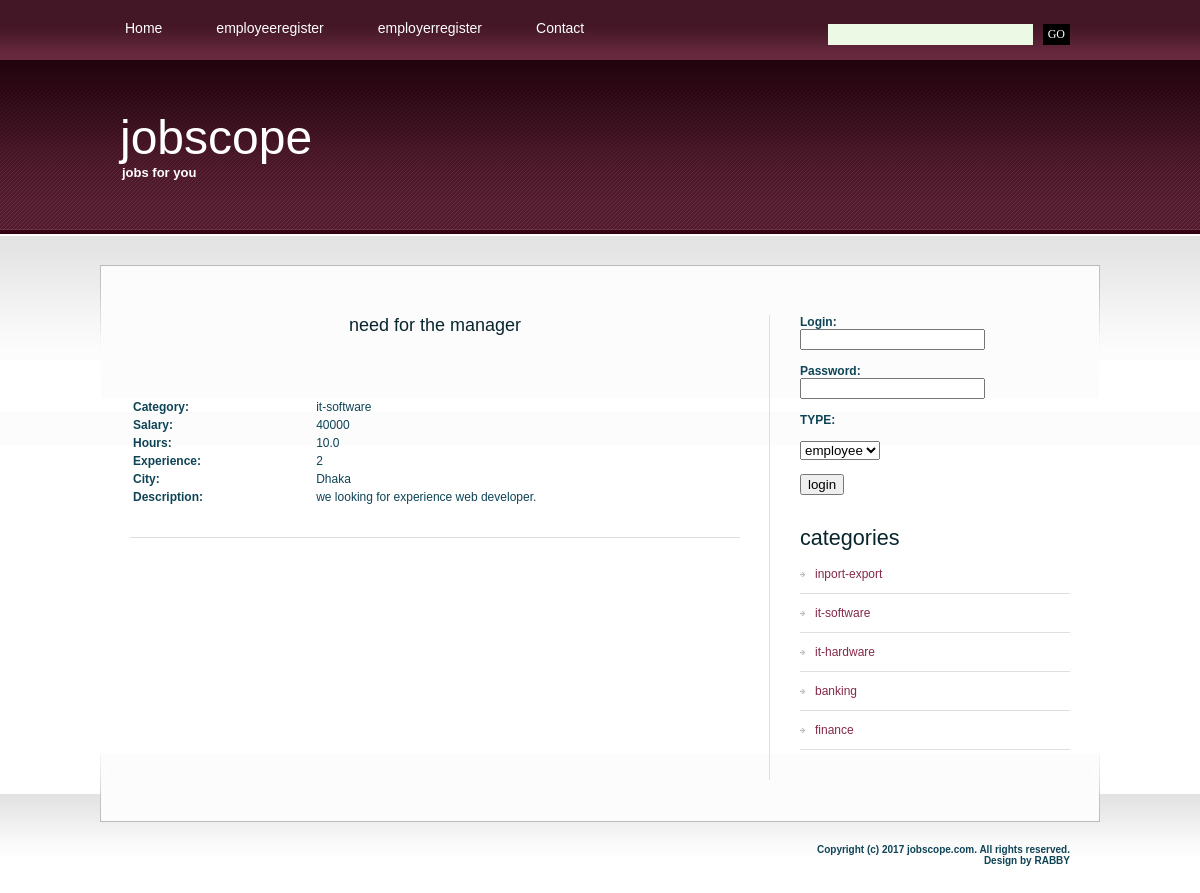
Page /job_details.php?id=15 on the committed database.
### tables this page shows
CREATE TABLE `jobs` (
  `j_id` int(4) NOT NULL,
  `j_category` varchar(40) NOT NULL,
  `j_owner_name` varchar(30) NOT NULL,
  `j_title` varchar(30) NOT NULL,
  `j_hours` float(3,1) NOT NULL,
  `j_salary` int(10) NOT NULL,
  `j_experience` int(3) NOT NULL,
  `j_discription` varchar(300) NOT NULL,
  `j_city` varchar(20) NOT NULL,
  `j_active` int(1) NOT NULL DEFAULT '0'
);

CREATE TABLE `categories` (
  `cat_id` int(4) NOT NULL,
  `cat_nm` varchar(30) NOT NULL
);

### job_details.php (the view, shortened to what this page needs)
<?php session_start();
	$link=mysqli_connect("localhost","root","","jobscope") or die("cant connect");
	$q = "select * from jobs where j_id =".$_GET['id'];
	$res = mysqli_query($link,$q) or die("Wrong Query");
	$row = mysqli_fetch_assoc($res);
?>
<!DOCTYPE html PUBLIC "-//W3C//DTD XHTML 1.0 Strict//EN" "http://www.w3.org/TR/xhtml1/DTD/xhtml1-strict.dtd">
<html xmlns="http://www.w3.org/1999/xhtml">
<head>
<?php
include("includes/head.inc.php");
?>
</head>
<body>
<div id="header-wrapper">
	<div id="header">
	<div id="menu">
		<?php
		include("includes/menu.inc.php");
		?>
		</div>
		<div id="search">
		<?php
		include("includes/search.inc.php");
		?>
		</div>
	</div>
</div>
<div id="logo">
	<?php
	include("includes/logo.inc.php");
	?>
	</div>
<div id="wrapper">
	<div id="page">
		<div id="page-bgtop">
			<div id="content">
				<div class="post">
					<h2 class="title"><center><?php echo $row['j_title']; ?></center></a></h2>
					<p class="meta"></p>
					<div class="entry">
						<table width="100%" border="0">
						<?php
						echo '<tr><td width="30%"><b>Category:</b><br><td>'.$row['j_category'].'</td></tr>
								<tr><td><b>Salary:</b></td><td>'.$row['j_salary'].'</td></tr>
								<tr><td><b>Hours:</b></td><td>'.$row['j_hours'].'</td></tr>
								<tr><td><b>Experience:</b></td><td>'.$row['j_experience'].'</td></tr>
								<tr><td><b>City:</b></td><td>'.$row['j_city'].'</td></tr>
								<tr><td><b>Description:</b></td><td>'.$row['j_discription'].'</tr>
								';
						?>
						<br>
						<br>
						</table>
					</div>
				</div>
			</div>
			<div id="sidebar">
			<?php
		include("includes/sidebar.inc.php");
		?>
			</div>
			<div style="clear: both;">&nbsp;</div>
		</div>
	</div>
</div>
<div id="footer-bgcontent">
	<div id="footer">
		<?php
		include("includes/footer.inc.php");
		?>
	</div>
</div>
</body>
</html>

### includes/head.inc.php (shortened to what this page needs)
<link href="style.css" rel="stylesheet" type="text/css" media="screen" />

### includes/menu.inc.php (shortened to what this page needs)
<ul>
		<li><a href="index.php" class="first">Home</a></li>
		<?php
				if(!isset($_SESSION['employee']))
				{
					echo '<li><a href="employeeregister.php">employeeregister</a></li>';
				}
		?>
		<?php
				if(!isset($_SESSION['employer']))
				{
					echo '<li><a href="employerregister.php">employerregister</a></li>';
				}
		?>
				<li><a href="contact.php">Contact</a></li>
</ul>

### includes/search.inc.php
<form method="get" action="">
	<fieldset>
	<input type="text" name="s" id="search-text" size="15" />
	<input type="submit" id="search-submit" value="GO" />
	</fieldset>
</form>

### includes/logo.inc.php
<h1><a href="#">jobscope</a></h1>
<p>jobs for you</p>

### includes/sidebar.inc.php (shortened to what this page needs)
<ul>
					<li>
					<?php
				if(isset($_SESSION['status']))
				{
					echo '<h2 class="title">Hello '.$_SESSION['unm'].'!</h2>';
				}
				else
				{
					echo'
						<form action="process_login.php" method=POST>
						<b>Login:</b><br> <input type="text" name="unm" >
						<br>
						<br>
						<b>Password:</b><br><input type="password" name="pwd">
						<br>
						<br>
						<b>TYPE:<br><br><select name="cat">
										<option> employee
										<option> employer
										</select>
						<br>
						<br>
						<b><input type="submit" value="login">
						</form>
					';
				}
				?>
					</li>
					<li>
						<h2>categories </h2>
						<ul>
					<?php
						$link=mysqli_connect("localhost","root","","jobscope")or die("can not connect");
						$q="select * from categories";
						$res=mysqli_query($link,$q) or die("cant connect");
						while($row=mysqli_fetch_assoc($res))
						{
							echo '<li><a href="jobs_by_category.php?cat='.$row['cat_nm'].'">'.$row['cat_nm'].'</a></li>';
						}
					?>
						</ul>
					</li>
				</ul>

### includes/footer.inc.php
<p>Copyright (c) 2017 jobscope.com. All rights reserved. <br />
			Design by RABBY</p>

### style.css (style rules this page uses)
body { margin: 0px; padding: 0; background: url(images/img01.jpg) repeat-x left top; font-family: Arial, Helvetica, sans-serif; font-size: 12px; color: #0E4456; }
h1, h2, h3 { margin: 0; font-weight: normal; color: #08252E; }
h1 { font-size: 44px; }
h2 { font-size: 18px; }
p, ul, ol { margin-top: 0; line-height: 220%; text-align: justify; }
a { color: #842946; }
#wrapper { margin: 0px; padding: 30px 0px 0px 0px; }
#header-wrapper { margin: 0px; padding: 0px; }
#header { width: 1000px; height: 60px; margin: 0 auto; }
#menu { float: left; width: 690px; height: 60px; }
#menu ul { margin: 0px; padding: 0px; list-style: none; line-height: normal; }
#menu li { display: block; float: left; }
#menu a { display: block; float: left; height: 40px; margin-right: 4px; padding: 20px 25px 0px 25px; text-decoration: none; font-family: Arial, Helvetica, sans-serif; font-size: 14px; color: #FFFFFF; }
#menu .first { background: none; }
#search { float: right; width: 310px; height: 60px; }
#search form { float: right; margin: 0; padding: 24px 30px 0 0; }
#search fieldset { margin: 0; padding: 0; border: none; }
#search input { float: left; font: 12px Georgia, "Times New Roman", Times, serif; border: none; }
#search-text { width: 200px; height: 18px; padding: 3px 0 0 5px; border: 1px solid #333333; background: #ECF9E4; color: #000000; }
#search-submit { height: 21px; margin-left: 10px; padding: 0px 5px; background: #000000; color: #FFFFFF; }
#page { width: 1000px; margin: 0 auto; padding: 0px; background: url(images/img04.jpg) no-repeat left bottom; }
#page-bgtop { padding: 50px 30px 0px 30px; background: url(images/img05.jpg) no-repeat left top; }
#logo { width: 1000px; height: 175px; margin: 0 auto; }
#logo h1, #logo p { margin: 0px; line-height: normal; font-weight: normal; color: #FFFFFF; }
#logo p { padding-left: 22px; font-size: 13px; font-weight: bold; color: #FFFFFF; }
#logo h1 { padding-left: 20px; padding-top: 50px; font-size: 48px; }
#logo a { text-decoration: none; color: #FFFFFF; }
#logo h1 a { text-decoration: none; color: #FFFFFF; }
#content { float: left; width: 610px; }
.post { margin-bottom: 45px; border-bottom: 1px solid #DFDFDF; }
.post .title { height: 30px; color: #08252E; }
.post .meta { margin-left: 2px; padding: 2px 30px 2px 16px; font-family: Arial, Helvetica, sans-serif; font-weight: normal; font-size: 10px; color: #66665E; }
.post .entry { padding: 10px 0 30px 0; }
#sidebar { float: right; width: 300px; font-family: Arial, Helvetica, sans-serif; font-size: 12px; border-left: 1px solid #DFDFDF; }
#sidebar ul { margin: 0px 0px 0px 30px; padding: 0; list-style: none; line-height: normal; }
#sidebar li { margin-bottom: 30px; }
#sidebar li ul { margin: 0px; padding: 0px; }
#sidebar li li { margin: 0; padding: 12px 0px 12px 15px; border-bottom: 1px solid #DFDFDF; background: url(images/img09.jpg) no-repeat left 17px; }
#sidebar li li a { font-weight: normal; }
#sidebar h2 { height: 30px; font-size: 1.8em; font-weight: normal; }
#sidebar a { text-align: left; text-decoration: none; font-weight: bold; }
#footer-bgcontent { margin: 0px; padding: 0px; height: 70px; background: url(images/img02.jpg) repeat-x left top; }
#footer { width: 1000px; height: 49px; margin: 0 auto; padding-top: 50px; background: url(images/img03.jpg) no-repeat left top; }
#footer p { margin: 0; padding-right: 30px; text-align: right; line-height: normal; font-size: 10px; }

### rows in the picture
jobs: j_title "need for the manager", j_category "it-software", j_salary "40000", j_hours "10.0", j_experience "2", j_city "Dhaka", j_discription "we looking for experience web developer."
categories: cat_nm "inport-export"
categories: cat_nm "it-software"
categories: cat_nm "it-hardware"
categories: cat_nm "banking"
categories: cat_nm "finance"
